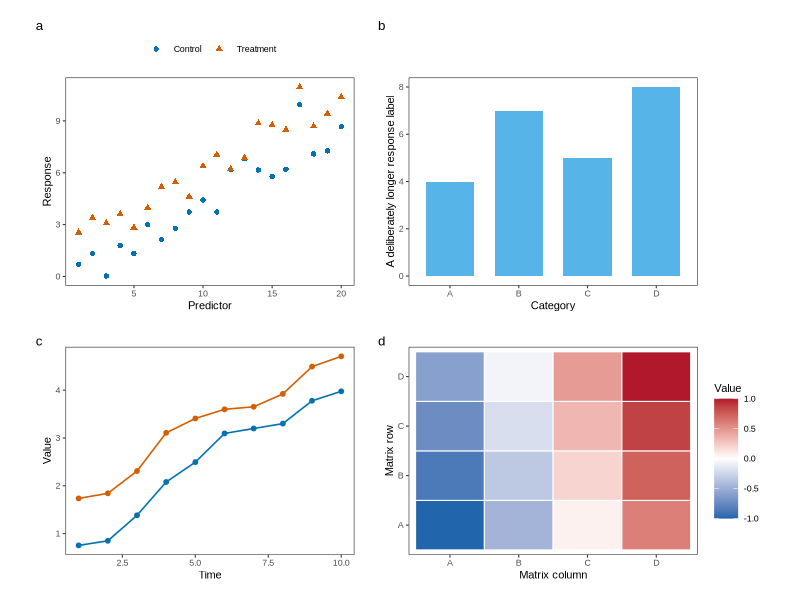

Recreate this plot in R.
#!/usr/bin/env Rscript

suppressPackageStartupMessages({
  library(ggplot2)
  library(patchwork)
})

required_packages <- c("ragg")
missing_packages <- required_packages[
  !vapply(required_packages, requireNamespace, logical(1), quietly = TRUE)
]
if (length(missing_packages)) {
  stop("Missing packages: ", paste(missing_packages, collapse = ", "))
}

FONT_FAMILY <- "Arial"
TEXT_PT <- 8
LINE_MM <- 25.4 / 72
PANEL_ASPECT <- 0.72
FIGURE_WIDTH_MM <- 190
FIGURE_HEIGHT_MM <- 145
ALIGNMENT_TOLERANCE_MM <- 0.20
PANEL_ASPECT_TOLERANCE <- 0.005
MIN_PANEL_AREA_SHARE <- 0.40

set.seed(20260819)
group_colours <- c(Control = "#0072B2", Treatment = "#D55E00")

frame_theme <- theme_classic(
  base_size = TEXT_PT,
  base_family = FONT_FAMILY
) +
  theme(
    panel.border = element_rect(
      colour = "black", fill = NA, linewidth = LINE_MM
    ),
    axis.line = element_blank(),
    panel.grid = element_blank(),
    plot.margin = margin(3, 3, 3, 3, "mm")
  )

scatter_df <- data.frame(
  x = rep(1:20, 2),
  group = rep(names(group_colours), each = 20)
)
scatter_df$y <- 0.4 * scatter_df$x +
  ifelse(scatter_df$group == "Treatment", 2, 0) +
  rnorm(nrow(scatter_df), sd = 1)

p1 <- ggplot(scatter_df, aes(x, y, colour = group, shape = group)) +
  geom_point() +
  scale_colour_manual(values = group_colours) +
  labs(x = "Predictor", y = "Response", colour = NULL, shape = NULL) +
  frame_theme +
  theme(legend.position = "top")

p2 <- ggplot(
  data.frame(category = LETTERS[1:4], value = c(4, 7, 5, 8)),
  aes(category, value)
) +
  geom_col(fill = "#56B4E9", width = 0.7) +
  labs(x = "Category", y = "A deliberately longer response label") +
  frame_theme

time_df <- data.frame(
  time = rep(1:10, 2),
  group = rep(names(group_colours), each = 10),
  value = c(cumsum(runif(10)), cumsum(runif(10)) + 1)
)
p3 <- ggplot(time_df, aes(time, value, colour = group)) +
  geom_line(linewidth = 0.55) +
  geom_point(size = 1.3) +
  scale_colour_manual(values = group_colours) +
  labs(
    x = "Time",
    y = "Value",
    colour = NULL
  ) +
  frame_theme +
  theme(legend.position = "none")

matrix_df <- expand.grid(row = LETTERS[1:4], column = LETTERS[1:4])
matrix_df$value <- seq(-1, 1, length.out = nrow(matrix_df))
p4 <- ggplot(matrix_df, aes(column, row, fill = value)) +
  geom_tile(colour = "white", linewidth = LINE_MM) +
  scale_fill_gradient2(
    low = "#2166AC", mid = "white", high = "#B2182B",
    midpoint = 0, limits = c(-1, 1), name = "Value"
  ) +
  labs(x = "Matrix column", y = "Matrix row") +
  frame_theme +
  theme(legend.position = "right")

composite <- wrap_plots(
  p1 + theme(aspect.ratio = PANEL_ASPECT),
  p2 + theme(aspect.ratio = PANEL_ASPECT),
  p3 + theme(aspect.ratio = PANEL_ASPECT),
  p4 + theme(aspect.ratio = PANEL_ASPECT),
  ncol = 2
) +
  plot_annotation(tag_levels = "a")

measure_panel_rectangles <- function(
  plot_object,
  width_mm,
  height_mm,
  expected_panels
) {
  temporary_png <- tempfile(fileext = ".png")
  ragg::agg_png(
    temporary_png,
    width = width_mm,
    height = height_mm,
    units = "mm",
    res = 96,
    background = "white"
  )
  measurement_device <- grDevices::dev.cur()
  on.exit({
    if (grDevices::dev.cur() == measurement_device) grDevices::dev.off()
    if (file.exists(temporary_png)) unlink(temporary_png)
  }, add = TRUE)

  grid::grid.newpage()
  grid::grid.draw(plot_object)
  grid::grid.force()
  viewport_listing <- grid::grid.ls(
    viewports = TRUE,
    grobs = FALSE,
    fullNames = TRUE,
    print = FALSE
  )
  is_panel <- grepl("^viewport\\[panel;", viewport_listing$name) &
    viewport_listing$vpDepth == 2
  if (sum(is_panel) != expected_panels) {
    stop(
      "Expected ", expected_panels,
      " top-level panel rectangles, found ", sum(is_panel)
    )
  }

  strip_viewport_name <- function(x) {
    sub("^viewport\\[(.*)\\]$", "\\1", x)
  }
  panel_names <- viewport_listing$name[is_panel]
  panel_paths <- viewport_listing$vpPath[is_panel]
  boxes <- lapply(seq_along(panel_names), function(index) {
    grid::upViewport(0)
    parent_names <- strsplit(panel_paths[[index]], "::", fixed = TRUE)[[1]]
    parent_names <- vapply(
      parent_names, strip_viewport_name, character(1)
    )
    for (parent_name in parent_names[-1]) {
      grid::downViewport(parent_name, strict = TRUE)
    }
    grid::downViewport(
      strip_viewport_name(panel_names[[index]]), strict = TRUE
    )
    lower_left <- grid::deviceLoc(
      grid::unit(0, "npc"), grid::unit(0, "npc"), valueOnly = TRUE
    )
    upper_right <- grid::deviceLoc(
      grid::unit(1, "npc"), grid::unit(1, "npc"), valueOnly = TRUE
    )
    data.frame(
      panel = letters[[index]],
      left_mm = lower_left$x * 25.4,
      bottom_mm = lower_left$y * 25.4,
      right_mm = upper_right$x * 25.4,
      top_mm = upper_right$y * 25.4
    )
  })

  grid::upViewport(0)
  grDevices::dev.off()
  unlink(temporary_png)
  do.call(rbind, boxes)
}

panel_boxes <- measure_panel_rectangles(
  composite,
  width_mm = FIGURE_WIDTH_MM,
  height_mm = FIGURE_HEIGHT_MM,
  expected_panels = 4
)
panel_boxes$column <- c(1L, 2L, 1L, 2L)
panel_boxes$row <- c(1L, 1L, 2L, 2L)

max_group_spread <- function(values, groups) {
  max(vapply(
    split(values, groups),
    function(group_values) diff(range(group_values)),
    numeric(1)
  ))
}
deviations_mm <- c(
  column_left = max_group_spread(panel_boxes$left_mm, panel_boxes$column),
  column_right = max_group_spread(panel_boxes$right_mm, panel_boxes$column),
  row_bottom = max_group_spread(panel_boxes$bottom_mm, panel_boxes$row),
  row_top = max_group_spread(panel_boxes$top_mm, panel_boxes$row),
  width = diff(range(panel_boxes$right_mm - panel_boxes$left_mm)),
  height = diff(range(panel_boxes$top_mm - panel_boxes$bottom_mm))
)
if (any(deviations_mm > ALIGNMENT_TOLERANCE_MM)) {
  stop(
    "Panel alignment failed: ",
    paste(
      names(deviations_mm), round(deviations_mm, 3),
      sep = "=", collapse = ", "
    )
  )
}

panel_widths_mm <- panel_boxes$right_mm - panel_boxes$left_mm
panel_heights_mm <- panel_boxes$top_mm - panel_boxes$bottom_mm
rendered_panel_aspects <- panel_heights_mm / panel_widths_mm
panel_area_share <- sum(panel_widths_mm * panel_heights_mm) /
  (FIGURE_WIDTH_MM * FIGURE_HEIGHT_MM)
max_aspect_deviation <- max(abs(rendered_panel_aspects - PANEL_ASPECT))

if (panel_area_share < MIN_PANEL_AREA_SHARE) {
  stop(
    "Data panels occupy only ", round(100 * panel_area_share, 1),
    "% of the figure; required at least ",
    round(100 * MIN_PANEL_AREA_SHARE, 1), "%"
  )
}
if (max_aspect_deviation > PANEL_ASPECT_TOLERANCE) {
  stop(
    "Rendered panel aspect differs from the target by ",
    round(max_aspect_deviation, 3),
    "; tolerance is ", PANEL_ASPECT_TOLERANCE
  )
}

preview_png <- file.path(tempdir(), "rfigure-panel-alignment-smoke.png")
ggsave(
  preview_png,
  composite,
  device = ragg::agg_png,
  width = FIGURE_WIDTH_MM,
  height = FIGURE_HEIGHT_MM,
  units = "mm",
  dpi = 150,
  bg = "white"
)

print(panel_boxes, row.names = FALSE, digits = 4)
cat("rfigure panel alignment smoke test: PASS\n")
cat("max deviation (mm): ", max(deviations_mm), "\n", sep = "")
cat("panel area share: ", round(panel_area_share, 4), "\n", sep = "")
cat(
  "mean rendered panel aspect: ",
  round(mean(rendered_panel_aspects), 4), "\n", sep = ""
)
cat(
  "max aspect deviation: ",
  round(max_aspect_deviation, 4), "\n", sep = ""
)
cat("preview=", preview_png, "\n", sep = "")
